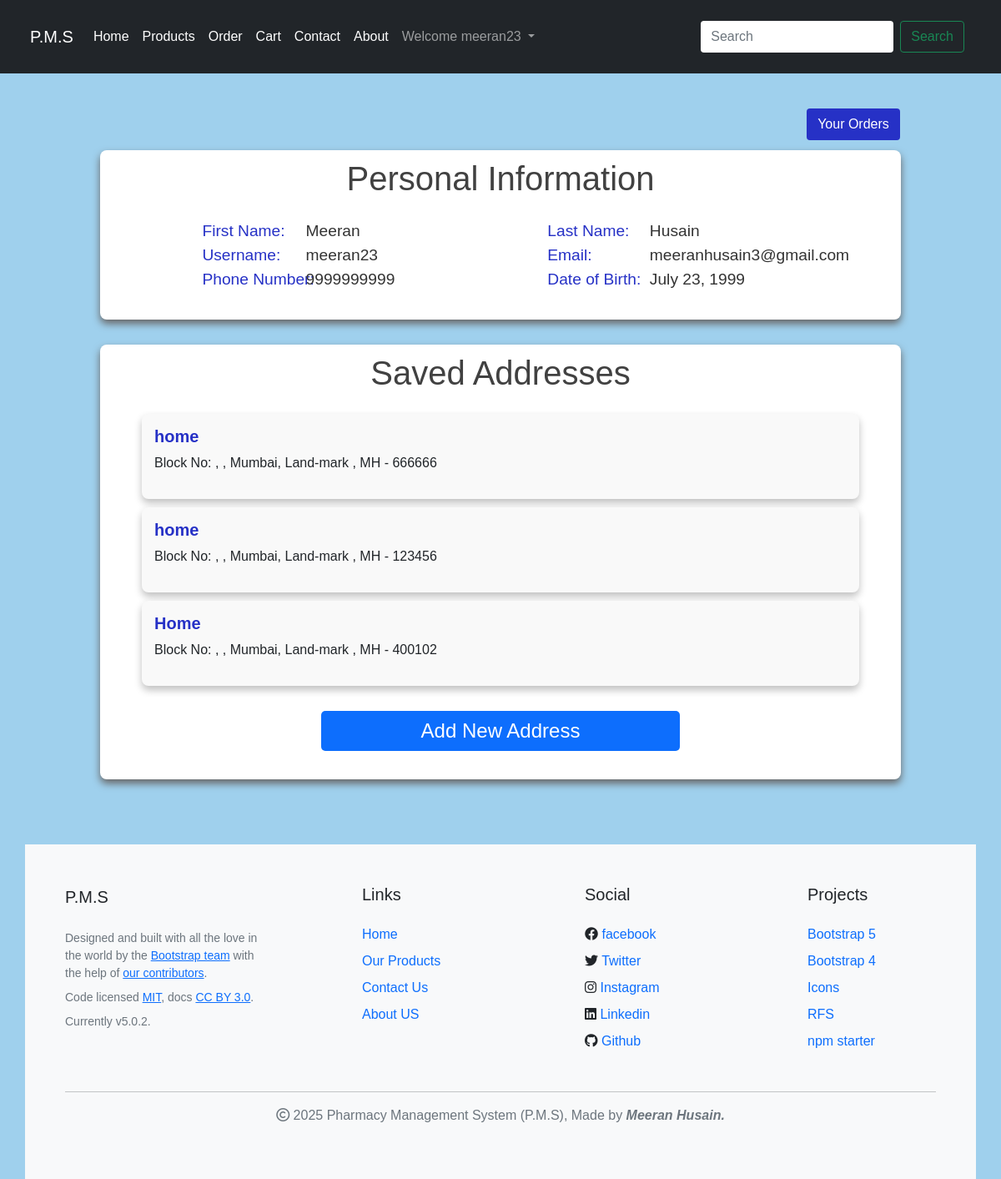
The app's page /userprofile/user/ (signed in) with its own data.
### accounts/models.py (models this page shows, shortened)
class Customer(models.Model):
    user  = models.OneToOneField(User,on_delete=models.CASCADE)
    gender = models.CharField(choices=gender_choice,max_length=10,default=None)
    phoneNumber = models.CharField(max_length=10,default=9999999999)
    dob = models.DateField(default="YYYY-MM-DD")

class Address(models.Model):
    user = models.ForeignKey(Customer,on_delete=models.CASCADE)
    title = models.CharField(max_length=15)
    block_number = models.CharField(default=12345,max_length=5)
    building = models.CharField(max_length=100)
    street = models.CharField(max_length=100)
    land_mark  = models.CharField(max_length=50)
    area = models.CharField(max_length=50)
    city = models.CharField(max_length=50)
    state = models.CharField(max_length=50,choices=STATE_CHOICES)
    pincode = models.PositiveIntegerField(default=123456,blank=True)
    is_selected = models.BooleanField(default=False)

### userprofile/views.py (the view, shortened to what this page needs)
# urls.py: path('user/',views.UserProfile.as_view(),name='profile'),
class UserProfile(View):
    def get(self,request):
        user = request.user
        loggedCustomer = get_object_or_404(Customer,user=user)
        form = UserprofileForm(initial={
            'first_name': user.first_name,
            'last_name': user.last_name,
            'username': user.username,
            'email': user.email,
            'phoneNumber': loggedCustomer.phoneNumber,
            'dob': loggedCustomer.dob
        })
        address_list = Address.objects.filter(user = loggedCustomer)
        context = {
            'form': form,
            'addressForm' : AddressForm(),
            'detail' : address_list
        }
        return render(request,'userprofile/user.html',context)

### userprofile/forms.py
class UserprofileForm(forms.Form):
    first_name = forms.CharField(max_length=40,widget=forms.TextInput(attrs={'placeholder' : User.username}))
    last_name = forms.CharField(max_length=40)
    username = forms.CharField(max_length=40)
    email = forms.CharField(max_length=30,widget=forms.EmailInput)
    phoneNumber = forms.CharField(max_length=10,widget=forms.NumberInput)
    dob = forms.DateField()

### accounts/forms.py
class AddressForm(forms.ModelForm):
    class Meta:
        model = Address
        fields = ['title', 'block_number', 'building', 'street', 'land_mark', 'area', 'pincode', 'city','state']
        widgets = {
            'title': forms.TextInput(attrs={'placeholder': 'e.g, Home, Work', 'class': 'form-control'}),
            'block_number': forms.TextInput(attrs={'placeholder': 'Enter block_number', 'class': 'form-control'}),
            'building': forms.TextInput(attrs={'placeholder': 'Enter building', 'class': 'form-control'}),
            'street': forms.TextInput(attrs={'placeholder': 'Enter street', 'class': 'form-control'}),
            'land_mark': forms.TextInput(attrs={'placeholder': 'Enter land_mark', 'class': 'form-control'}),
            'area': forms.TextInput(attrs={'placeholder': 'Enter area', 'class': 'form-control'}),
            'city': forms.TextInput(attrs={'placeholder': 'Enter city', 'class': 'form-control'}),
            'pincode': forms.NumberInput(attrs={'placeholder': 'Enter pincode', 'class': 'form-control'}),
            'state': forms.Select(attrs={'class': 'form-select'}),
        }

### userprofile/templates/userprofile/user.html (shortened to what this page needs)
{% extends 'base.html' %}
{% load static %}
{% block body %}
 <head>
 </head>
<div class="start-section">
  <div style="text-align: right;margin-top: 3.5%;margin-bottom: 1%;margin-right: 10.1%;">
    <a href="{% url 'orders' %}"><button class="btn" style="background-color: #2631c6;color: white;">Your Orders</button></a>
  </div>
  <div class="user-info-box" >
    <h2>Personal Information</h2>
    <div class="user-info">
      <div class="info-label">First Name:</div>
      <div class="info-value">{{ user.first_name }}</div>
      <div class="info-label">Last Name:</div>
      <div class="info-value">{{ user.last_name }}</div>
      <div class="info-label">Username:</div>
      <div class="info-value">{{ user.username }}</div>
      <div class="info-label">Email:</div>
      <div class="info-value">{{ user.email }}</div>
      <div class="info-label">Phone Number:</div>
      <div class="info-value">{{ form.phoneNumber.value }}</div>
      <div class="info-label">Date of Birth:</div>
      <div class="info-value">{{ form.dob.value }}</div>
    </div>
    <br>
  </div>
  <div class="address-section">
    <h2>Saved Addresses</h2>
    <div class="saved-addresses">
      {% for address in detail %}
        <div class="address-card">
          <div class="address-content">
            <h3>{{ address.title }}</h3>
            <p class="pr-5" style="margin-right: 50%;">Block No: {{ address.block_number }},  {{ address.street}} {{ address.area }}, {{ address.city }},
              Land-mark {{ address.land_mark }}, {{ address.state }} - {{ address.pincode }}</p>
          </div>
        </div>
      {% endfor %}
    </div>
    <button class="add-address-button btn btn-primary" onclick="toggleAddressForm()">Add New Address</button>
    <br>
    <br>
  </div>
</div>
{% endblock %}

### templates/base.html (shortened to what this page needs)
{% load static %}
<!DOCTYPE html>
<html lang="en">
  <head>
    <link
      href="https://cdn.jsdelivr.net/npm/bootstrap@5.0.2/dist/css/bootstrap.min.css"
      rel="stylesheet"
    />
    <link rel="stylesheet" href="{% static 'css/style.css' %}" />
    <link
      rel="stylesheet"
      href="https://cdnjs.cloudflare.com/ajax/libs/font-awesome/6.1.1/css/all.min.css"
    />
  </head>
  <body>
    <nav class="navbar navbar-expand-lg navbar-dark bg-dark p-4">
      <div class="container-fluid">
        <a class="navbar-brand" href="/">P.M.S</a>
        <div class="collapse navbar-collapse" id="navbarSupportedContent">
          <ul class="navbar-nav me-auto mb-2 mb-lg-0">
            <li class="nav-item">
              <a class="nav-link active" aria-current="page" href="/">Home</a>
            </li>
            <li class="nav-item">
              <a class="nav-link active" aria-current="page" href="{% url 'all_products' %}"
                >Products</a
              >
            </li>
            <li class="nav-item">
              <a class="nav-link active" aria-current="page" href="{% url 'orders' %}"
                >Order</a
              >
            </li>
            <li class="nav-item">
              <a class="nav-link active" aria-current="page" href="/carts/cart/"
                >Cart</a
              >
            </li>
            <li class="nav-item">
              <a class="nav-link active" href="{% url 'contact' %}">Contact</a>
            </li>
            <li class="nav-item">
              <a class="nav-link active" href="{% url 'about' %}">About</a>
            </li>
            {% if request.user.is_authenticated %}
            <li class="nav-item dropdown">
              <a
                class="nav-link dropdown-toggle"
                href="#"
                id="navbarDropdown"
                role="button"
                data-bs-toggle="dropdown"
                aria-expanded="false"
              >
                Welcome {{ user.username }}
              </a>
            </li>
            {% endif %}
          </ul>
          <form action="{% url 'search_product' %}" method="get" class="d-flex">
            <input type="text" name="q" class="form-control border-0" placeholder="Search" value="{{ query|default:'' }}">
            <button class="btn btn-outline-success mx-2" type="submit">
              Search
            </button>
          </form>
        </div>
      </div>
    </nav>
    {% block body %}
    {% endblock body %}
    <br /><br />
    <div class="container py-5 bg-light p-5">
      <div class="row">
        <div class="col-lg-3 mb-3">
          <a
            class="d-inline-flex align-items-center mb-4 link-dark text-decoration-none"
            href="/"
            aria-label="Bootstrap"
          >
            <span class="fs-5">P.M.S</span>
          </a>
          <ul class="list-unstyled small text-muted">
            <li class="mb-2">
              Designed and built with all the love in the world by the
              <a href="/docs/5.0/about/team/">Bootstrap team</a> with the help
              of
              <a href="https://github.com/twbs/bootstrap/graphs/contributors"
                >our contributors</a
              >.
            </li>
            <li class="mb-2">
              Code licensed
              <a
                href="https://github.com/twbs/bootstrap/blob/main/LICENSE"
                target="_blank"
                rel="license noopener"
                >MIT</a
              >, docs
              <a
                href="https://creativecommons.org/licenses/by/3.0/"
                target="_blank"
                rel="license noopener"
                >CC BY 3.0</a
              >.
            </li>
            <li class="mb-2">Currently v5.0.2.</li>
          </ul>
        </div>
        <div class="col-6 col-lg-3 offset-lg-1 mb-3">
          <h5 class="mb-4">Links</h5>
          <ul class="list-unstyled">
            <li class="mb-2"><a href="/" class="text-decoration-none">Home</a></li>
            <li class="mb-2"><a href="{% url 'all_products' %}" class="text-decoration-none">Our Products</a></li>
            <li class="mb-2"><a href="{% url 'contact' %}" class="text-decoration-none">Contact Us</a></li>
            <li class="mb-2"><a href="{% url 'about' %}" class="text-decoration-none">About US</a></li>
          </ul>
        </div>
        <div class="col-6 col-lg-3 mb-3">
          <h5 class="mb-4">Social</h5>
          <ul class="list-unstyled">
            <li class="mb-2">
              <i class="fa-brands fa-facebook"></i>
              <a href="https://www.facebook.com/" class="text-decoration-none" target="_blank">facebook</a>
            </li>
            <li class="mb-2">
              <i class="fa-brands fa-twitter"></i>
              <a href="https://Twitter.com/" class="text-decoration-none" target="_blank">Twitter</a>
            </li>
            <li class="mb-2">
              <i class="fa-brands fa-instagram"></i>
              <a href="https://Instagram.com/" class="text-decoration-none" target="_blank">Instagram</a>
            </li>
            <li class="mb-2">
              <i class="fa-brands fa-linkedin"></i>
              <a href="https://Linkedin.com/" class="text-decoration-none" target="_blank">Linkedin</a>
            </li>
            <li class="mb-2">
              <i class="fa-brands fa-github"></i>
              <a href="https://github.com/" class="text-decoration-none" target="_blank">Github</a>
            </li>
          </ul>
        </div>
        <div class="col-6 col-lg-2 mb-3">
          <h5 class="mb-4">Projects</h5>
          <ul class="list-unstyled">
            <li class="mb-2">
              <a href="https://github.com/twbs/bootstrap" class="text-decoration-none">Bootstrap 5</a>
            </li>
            <li class="mb-2">
              <a href="https://github.com/twbs/bootstrap/tree/v4-dev" class="text-decoration-none">Bootstrap 4</a
              >
            </li>
            <li class="mb-2">
              <a href="https://github.com/twbs/icons" class="text-decoration-none">Icons</a>
            </li>
            <li class="mb-2"><a href="https://github.com/twbs/rfs" class="text-decoration-none">RFS</a></li>
            <li class="mb-2">
              <a href="https://github.com/twbs/bootstrap-npm-starter" class="text-decoration-none">npm starter</a
              >
            </li>
          </ul>
        </div>
      </div>
      <hr>
      <p class="text-center text-muted"><i class="fa-regular fa-copyright"></i> 2025 Pharmacy Management System (P.M.S), Made by <span class="fw-bold fst-italic">Meeran Husain. </span></p>
    </div>
  </body>
</html>

### userprofile/templates/userprofile/user.html (style rules this page uses)
body { margin: 0; font-family: 'Poppins', sans-serif; background: rgb(159, 208, 237); }
.user-info-box, .address-section { background: white; border-radius: 8px; box-shadow: 0 4px 20px rgba(0, 0, 0, 0.1); margin-bottom: 30px; margin-left: 10%; margin-right: 10%; padding: 10px 50px; box-shadow: 0 5px 10px rgb(103, 101, 101); }
h2 { font-size: 2.5rem; color: #414141; margin-bottom: 25px; text-align: center; }
.user-info { display: grid; grid-template-columns: repeat(4, 1fr); gap: 0px; }
.user-info .info-label { font-size: 1.2rem; color: #2631c6; margin-left: 35%; }
.user-info .info-value { font-size: 1.2rem; color: #333; margin-left:-5% }
.saved-addresses { display: flex; flex-direction: column; }
.saved-addresses .address-card { background: #f9f9f9; padding: 15px; margin-bottom: 10px; border-radius: 8px; box-shadow: 0 5px 10px rgb(192, 192, 192); }
.saved-addresses .address-card .address-content { margin-bottom: 10px; }
.saved-addresses .address-card .address-content h3 { font-size: 1.25rem; font-weight: bold; color: #2631c6; }
.saved-addresses .address-card .address-content p { font-size: 1rem; }
.add-address-button { margin-top: 20px; color: white; font-size: 1.5rem; border-radius: 5px; border: none; cursor: pointer; width: 50%; text-align: center; margin-left: 25%; }
.navbar { margin: 0; padding: 10px 20px; }

### records on screen
Customer: phoneNumber.value "9999999999", dob.value "July 23, 1999"
Address: title "home", city "Mumbai", state "MH", pincode "666666"
Address: title "home", city "Mumbai", state "MH", pincode "123456"
Address: title "Home", city "Mumbai", state "MH", pincode "400102"

### other values on screen
{{ user.username }} "meeran23"
{{ user.first_name }} "Meeran"
{{ user.last_name }} "Husain"
{{ user.email }} "meeranhusain3@gmail.com"
